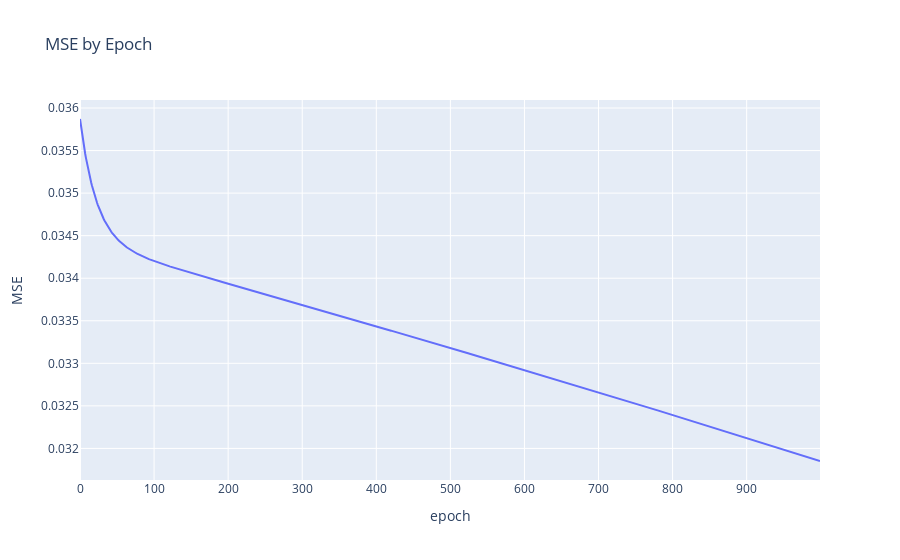

The notebook cell this image was saved under:
### Code cell
# iterate forward & backward propagation
epochs = 1000    # number of iterations of forward propagation - loss calculation - backward propagation
verb = 0.1       # how often to report results
losses,fig = mynet.execute(X, y, epochs, verb, True)
# display results visually
plyoff.iplot(fig)

### Figure 1 — Plotly figure (JSON) as saved in the notebook; plotly's stock layout.template omitted (floating-point values rounded to 4 significant figures; data arrays with more than 128 entries replaced by an {"elided": "..."} marker saying what was removed)
{"data": [{"name": "MSE", "type": "scatter", "x": {"elided": "1000 int values"}, "y": {"elided": "1000 float values"}}], "layout": {"autosize": true, "title": {"text": "MSE by Epoch"}, "xaxis": {"autorange": true, "range": [0, 999], "title": {"text": "epoch"}, "type": "linear"}, "yaxis": {"autorange": true, "range": [0.03163, 0.03609], "title": {"text": "MSE"}, "type": "linear"}}}
